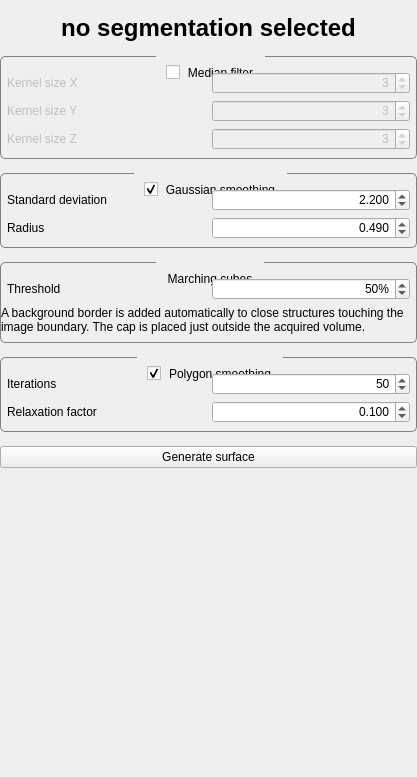
<?xml version="1.0" encoding="UTF-8"?>
<ui version="4.0">
 <class>Voxel2MeshViewControls</class>
 <widget class="QWidget" name="Voxel2MeshViewControls">
  <property name="geometry">
   <rect>
    <x>0</x>
    <y>0</y>
    <width>417</width>
    <height>777</height>
   </rect>
  </property>
  <property name="minimumSize">
   <size>
    <width>0</width>
    <height>0</height>
   </size>
  </property>
  <property name="windowTitle">
   <string>QmitkTemplate</string>
  </property>
  <property name="styleSheet">
   <string notr="true">QGroupBox {
	border-width: 1px; 
	border-style: solid; 
	border-color: grey;
	border-radius: 5px;
	margin-top: 2.5ex;
}


QGroupBox::title {
	subcontrol-origin: margin;
	subcontrol-position: top center;
	padding: 10px 10px;
}

QScrollArea{
	border: 0;
	margin:0;
	padding:0;
}

[mandatoryField=true]{
	background-color: rgb(255, 150, 150);
}

[warningField=true]{
	background-color: rgb(255, 204, 0);
}

[errorField=true]{
	background-color: rgb(255, 150, 150);
}</string>
  </property>
  <layout class="QVBoxLayout" name="verticalLayout">
   <property name="margin">
    <number>0</number>
   </property>
   <item>
    <widget class="QWidget" name="container" native="true">
     <layout class="QVBoxLayout" name="verticalLayout_6">
      <property name="margin">
       <number>0</number>
      </property>
      <item>
       <widget class="QScrollArea" name="scrollArea">
        <property name="widgetResizable">
         <bool>true</bool>
        </property>
        <widget class="QWidget" name="scrollAreaWidgetContents">
         <property name="geometry">
          <rect>
           <x>0</x>
           <y>0</y>
           <width>417</width>
           <height>777</height>
          </rect>
         </property>
         <layout class="QVBoxLayout" name="verticalLayout_3">
          <property name="margin">
           <number>0</number>
          </property>
          <item>
           <layout class="QVBoxLayout" name="verticalLayout_2">
            <property name="spacing">
             <number>14</number>
            </property>
            <item>
             <widget class="QWidget" name="widget_2" native="true">
              <layout class="QVBoxLayout" name="verticalLayout_5">
               <property name="spacing">
                <number>3</number>
               </property>
               <property name="margin">
                <number>0</number>
               </property>
              </layout>
             </widget>
            </item>
            <item>
             <widget class="QLabel" name="selectedImages">
              <property name="sizePolicy">
               <sizepolicy hsizetype="Expanding" vsizetype="Minimum">
                <horstretch>0</horstretch>
                <verstretch>0</verstretch>
               </sizepolicy>
              </property>
              <property name="minimumSize">
               <size>
                <width>0</width>
                <height>0</height>
               </size>
              </property>
              <property name="font">
               <font>
                <pointsize>18</pointsize>
                <weight>75</weight>
                <bold>true</bold>
               </font>
              </property>
              <property name="layoutDirection">
               <enum>Qt::LeftToRight</enum>
              </property>
              <property name="text">
               <string>no segmentation selected</string>
              </property>
              <property name="scaledContents">
               <bool>true</bool>
              </property>
              <property name="alignment">
               <set>Qt::AlignCenter</set>
              </property>
              <property name="wordWrap">
               <bool>true</bool>
              </property>
             </widget>
            </item>
            <item>
             <widget class="QGroupBox" name="medianGroup">
              <property name="title">
               <string>Median filter</string>
              </property>
              <property name="checkable">
               <bool>true</bool>
              </property>
              <property name="checked">
               <bool>false</bool>
              </property>
              <layout class="QVBoxLayout" name="verticalLayout_7">
               <property name="spacing">
                <number>-1</number>
               </property>
               <property name="leftMargin">
                <number>0</number>
               </property>
               <property name="topMargin">
                <number>15</number>
               </property>
               <property name="rightMargin">
                <number>0</number>
               </property>
               <property name="bottomMargin">
                <number>8</number>
               </property>
               <item>
                <widget class="QWidget" name="iterationWidget_2" native="true">
                 <property name="toolTip">
                  <string/>
                 </property>
                 <layout class="QHBoxLayout" name="horizontalLayout_3" stretch="1,1">
                  <property name="leftMargin">
                   <number>6</number>
                  </property>
                  <property name="topMargin">
                   <number>0</number>
                  </property>
                  <property name="rightMargin">
                   <number>6</number>
                  </property>
                  <property name="bottomMargin">
                   <number>0</number>
                  </property>
                  <item>
                   <widget class="QLabel" name="label_4">
                    <property name="text">
                     <string>Kernel size X</string>
                    </property>
                   </widget>
                  </item>
                  <item>
                   <widget class="QSpinBox" name="kernelXSpinBox">
                    <property name="alignment">
                     <set>Qt::AlignRight|Qt::AlignTrailing|Qt::AlignVCenter</set>
                    </property>
                    <property name="minimum">
                     <number>1</number>
                    </property>
                    <property name="maximum">
                     <number>1000</number>
                    </property>
                    <property name="value">
                     <number>3</number>
                    </property>
                   </widget>
                  </item>
                 </layout>
                </widget>
               </item>
               <item>
                <widget class="QWidget" name="relaxationWidget_2" native="true">
                 <property name="toolTip">
                  <string/>
                 </property>
                 <layout class="QHBoxLayout" name="horizontalLayout_6" stretch="1,1">
                  <property name="leftMargin">
                   <number>6</number>
                  </property>
                  <property name="topMargin">
                   <number>0</number>
                  </property>
                  <property name="rightMargin">
                   <number>6</number>
                  </property>
                  <property name="bottomMargin">
                   <number>0</number>
                  </property>
                  <item>
                   <widget class="QLabel" name="label_7">
                    <property name="text">
                     <string>Kernel size Y</string>
                    </property>
                   </widget>
                  </item>
                  <item>
                   <widget class="QSpinBox" name="kernelYSpinBox">
                    <property name="alignment">
                     <set>Qt::AlignRight|Qt::AlignTrailing|Qt::AlignVCenter</set>
                    </property>
                    <property name="minimum">
                     <number>1</number>
                    </property>
                    <property name="maximum">
                     <number>1000</number>
                    </property>
                    <property name="value">
                     <number>3</number>
                    </property>
                   </widget>
                  </item>
                 </layout>
                </widget>
               </item>
               <item>
                <widget class="QWidget" name="reductionWidget_2" native="true">
                 <property name="toolTip">
                  <string/>
                 </property>
                 <layout class="QHBoxLayout" name="horizontalLayout_7" stretch="1,1">
                  <property name="leftMargin">
                   <number>6</number>
                  </property>
                  <property name="topMargin">
                   <number>0</number>
                  </property>
                  <property name="rightMargin">
                   <number>6</number>
                  </property>
                  <property name="bottomMargin">
                   <number>0</number>
                  </property>
                  <item>
                   <widget class="QLabel" name="label_8">
                    <property name="text">
                     <string>Kernel size Z</string>
                    </property>
                   </widget>
                  </item>
                  <item>
                   <widget class="QSpinBox" name="kernelZSpinBox">
                    <property name="alignment">
                     <set>Qt::AlignRight|Qt::AlignTrailing|Qt::AlignVCenter</set>
                    </property>
                    <property name="minimum">
                     <number>1</number>
                    </property>
                    <property name="maximum">
                     <number>1000</number>
                    </property>
                    <property name="value">
                     <number>3</number>
                    </property>
                   </widget>
                  </item>
                 </layout>
                </widget>
               </item>
              </layout>
             </widget>
            </item>
            <item>
             <widget class="QGroupBox" name="gaussGroup">
              <property name="enabled">
               <bool>true</bool>
              </property>
              <property name="title">
               <string>Gaussian smoothing</string>
              </property>
              <property name="checkable">
               <bool>true</bool>
              </property>
              <layout class="QVBoxLayout" name="verticalLayout_4">
               <property name="spacing">
                <number>-1</number>
               </property>
               <property name="leftMargin">
                <number>0</number>
               </property>
               <property name="topMargin">
                <number>15</number>
               </property>
               <property name="rightMargin">
                <number>0</number>
               </property>
               <property name="bottomMargin">
                <number>8</number>
               </property>
               <item>
                <widget class="QWidget" name="iterationWidget_5" native="true">
                 <property name="toolTip">
                  <string>&lt;html&gt;&lt;head/&gt;&lt;body&gt;&lt;p&gt;Standard deviation in pixel units.&lt;/p&gt;&lt;/body&gt;&lt;/html&gt;</string>
                 </property>
                 <layout class="QHBoxLayout" name="horizontalLayout_4" stretch="1,1">
                  <property name="leftMargin">
                   <number>6</number>
                  </property>
                  <property name="topMargin">
                   <number>0</number>
                  </property>
                  <property name="rightMargin">
                   <number>6</number>
                  </property>
                  <property name="bottomMargin">
                   <number>0</number>
                  </property>
                  <item>
                   <widget class="QLabel" name="label_5">
                    <property name="text">
                     <string>Standard deviation</string>
                    </property>
                   </widget>
                  </item>
                  <item>
                   <widget class="QDoubleSpinBox" name="deviationSpinBox">
                    <property name="alignment">
                     <set>Qt::AlignRight|Qt::AlignTrailing|Qt::AlignVCenter</set>
                    </property>
                    <property name="decimals">
                     <number>3</number>
                    </property>
                    <property name="maximum">
                     <double>1000.000000000000000</double>
                    </property>
                    <property name="singleStep">
                     <double>0.050000000000000</double>
                    </property>
                    <property name="value">
                     <double>2.200000000000000</double>
                    </property>
                   </widget>
                  </item>
                 </layout>
                </widget>
               </item>
               <item>
                <widget class="QWidget" name="iterationWidget_6" native="true">
                 <property name="toolTip">
                  <string>&lt;html&gt;&lt;head/&gt;&lt;body&gt;&lt;p&gt;Determine how far out in physical units [mm] the gaussian kernel will go before being clamped to zero. If you increase this value, you'll have to adjust the threshold to prevent a dilated result. The MITK default is 0.49 while ITK-SNAP uses 1.50.&lt;/p&gt;&lt;/body&gt;&lt;/html&gt;</string>
                 </property>
                 <layout class="QHBoxLayout" name="horizontalLayout_13" stretch="1,1">
                  <property name="leftMargin">
                   <number>6</number>
                  </property>
                  <property name="topMargin">
                   <number>0</number>
                  </property>
                  <property name="rightMargin">
                   <number>6</number>
                  </property>
                  <property name="bottomMargin">
                   <number>0</number>
                  </property>
                  <item>
                   <widget class="QLabel" name="label_14">
                    <property name="text">
                     <string>Radius</string>
                    </property>
                   </widget>
                  </item>
                  <item>
                   <widget class="QDoubleSpinBox" name="radiusSpinBox">
                    <property name="alignment">
                     <set>Qt::AlignRight|Qt::AlignTrailing|Qt::AlignVCenter</set>
                    </property>
                    <property name="decimals">
                     <number>3</number>
                    </property>
                    <property name="maximum">
                     <double>1000.000000000000000</double>
                    </property>
                    <property name="singleStep">
                     <double>0.010000000000000</double>
                    </property>
                    <property name="value">
                     <double>0.490000000000000</double>
                    </property>
                   </widget>
                  </item>
                 </layout>
                </widget>
               </item>
              </layout>
             </widget>
            </item>
            <item>
             <widget class="QGroupBox" name="marchingGroup">
              <property name="enabled">
               <bool>true</bool>
              </property>
             <property name="toolTip">
               <string>&lt;html&gt;&lt;head/&gt;&lt;body&gt;&lt;p&gt;A zero-valued exterior voxel border is added automatically. This closes structures that meet an image boundary by placing a cap immediately outside the acquired volume.&lt;/p&gt;&lt;/body&gt;&lt;/html&gt;</string>
              </property>
              <property name="title">
               <string>Marching cubes</string>
              </property>
              <property name="checkable">
               <bool>false</bool>
              </property>
              <layout class="QVBoxLayout" name="verticalLayout_10">
               <property name="spacing">
                <number>-1</number>
               </property>
               <property name="leftMargin">
                <number>0</number>
               </property>
               <property name="topMargin">
                <number>15</number>
               </property>
               <property name="rightMargin">
                <number>0</number>
               </property>
               <property name="bottomMargin">
                <number>8</number>
               </property>
               <item>
                <widget class="QWidget" name="iterationWidget_7" native="true">
                 <property name="toolTip">
                  <string>&lt;html&gt;&lt;head/&gt;&lt;body&gt;&lt;p&gt;In percent of the maximum intensity. All intensity values &amp;gt;= threshold will be included in the generated mesh. Remember that this is applied after the gaussian / median filtering. A good base value to start from is label intensity / 2.&lt;/p&gt;&lt;/body&gt;&lt;/html&gt;</string>
                 </property>
                 <layout class="QHBoxLayout" name="horizontalLayout_14" stretch="1,1">
                  <property name="leftMargin">
                   <number>6</number>
                  </property>
                  <property name="topMargin">
                   <number>0</number>
                  </property>
                  <property name="rightMargin">
                   <number>6</number>
                  </property>
                  <property name="bottomMargin">
                   <number>0</number>
                  </property>
                  <item>
                   <widget class="QLabel" name="label_15">
                    <property name="text">
                     <string>Threshold</string>
                    </property>
                   </widget>
                  </item>
                  <item>
                   <widget class="QDoubleSpinBox" name="thresholdSpinBox">
                    <property name="alignment">
                     <set>Qt::AlignRight|Qt::AlignTrailing|Qt::AlignVCenter</set>
                    </property>
                    <property name="suffix">
                     <string>%</string>
                    </property>
                    <property name="decimals">
                     <number>0</number>
                    </property>
                    <property name="maximum">
                     <double>100.000000000000000</double>
                    </property>
                    <property name="value">
                     <double>50.000000000000000</double>
                    </property>
                   </widget>
                  </item>
                 </layout>
                </widget>
               </item>
               <item>
                <widget class="QLabel" name="boundaryClosureLabel">
                 <property name="toolTip">
                  <string>A zero-valued exterior voxel border is added automatically. This closes structures that meet an image boundary by placing a cap immediately outside the acquired volume.</string>
                 </property>
                 <property name="text">
                  <string>A background border is added automatically to close structures touching the image boundary. The cap is placed just outside the acquired volume.</string>
                 </property>
                 <property name="wordWrap">
                  <bool>true</bool>
                 </property>
                </widget>
               </item>
              </layout>
             </widget>
            </item>
            <item>
             <widget class="QGroupBox" name="smoothingGroup">
              <property name="title">
               <string>Polygon smoothing</string>
              </property>
              <property name="checkable">
               <bool>true</bool>
              </property>
              <property name="checked">
               <bool>true</bool>
              </property>
              <layout class="QVBoxLayout" name="verticalLayout_11">
               <property name="spacing">
                <number>-1</number>
               </property>
               <property name="leftMargin">
                <number>0</number>
               </property>
               <property name="topMargin">
                <number>15</number>
               </property>
               <property name="rightMargin">
                <number>0</number>
               </property>
               <property name="bottomMargin">
                <number>8</number>
               </property>
               <item>
                <widget class="QWidget" name="iterationWidget_4" native="true">
                 <property name="toolTip">
                  <string>&lt;html&gt;&lt;head/&gt;&lt;body&gt;&lt;p&gt;Set the number of iterations for the laplacian filter in vtkSmoothPolydataFilter. Higher numbers result in a more smoothed mesh. The VTK documentation recommends small relaxation factors and large numbers of iterations.&lt;/p&gt;&lt;/body&gt;&lt;/html&gt;</string>
                 </property>
                 <layout class="QHBoxLayout" name="horizontalLayout_11" stretch="1,1">
                  <property name="leftMargin">
                   <number>6</number>
                  </property>
                  <property name="topMargin">
                   <number>0</number>
                  </property>
                  <property name="rightMargin">
                   <number>6</number>
                  </property>
                  <property name="bottomMargin">
                   <number>0</number>
                  </property>
                  <item>
                   <widget class="QLabel" name="label_12">
                    <property name="text">
                     <string>Iterations</string>
                    </property>
                   </widget>
                  </item>
                  <item>
                   <widget class="QSpinBox" name="iterationSpinBox">
                    <property name="alignment">
                     <set>Qt::AlignRight|Qt::AlignTrailing|Qt::AlignVCenter</set>
                    </property>
                    <property name="minimum">
                     <number>1</number>
                    </property>
                    <property name="maximum">
                     <number>1000000</number>
                    </property>
                    <property name="value">
                     <number>50</number>
                    </property>
                   </widget>
                  </item>
                 </layout>
                </widget>
               </item>
               <item>
                <widget class="QWidget" name="relaxationWidget_4" native="true">
                 <property name="toolTip">
                  <string>&lt;html&gt;&lt;head/&gt;&lt;body&gt;&lt;p&gt;Specify the relaxation factor for Laplacian smoothing. The VTK documentation recommends small relaxation factors and large numbers of iterations.&lt;/p&gt;&lt;/body&gt;&lt;/html&gt;</string>
                 </property>
                 <layout class="QHBoxLayout" name="horizontalLayout_12" stretch="1,1">
                  <property name="leftMargin">
                   <number>6</number>
                  </property>
                  <property name="topMargin">
                   <number>0</number>
                  </property>
                  <property name="rightMargin">
                   <number>6</number>
                  </property>
                  <property name="bottomMargin">
                   <number>0</number>
                  </property>
                  <item>
                   <widget class="QLabel" name="label_13">
                    <property name="text">
                     <string>Relaxation factor</string>
                    </property>
                   </widget>
                  </item>
                  <item>
                   <widget class="QDoubleSpinBox" name="relaxationSpinBox">
                    <property name="alignment">
                     <set>Qt::AlignRight|Qt::AlignTrailing|Qt::AlignVCenter</set>
                    </property>
                    <property name="decimals">
                     <number>3</number>
                    </property>
                    <property name="singleStep">
                     <double>0.100000000000000</double>
                    </property>
                    <property name="value">
                     <double>0.100000000000000</double>
                    </property>
                   </widget>
                  </item>
                 </layout>
                </widget>
               </item>
              </layout>
             </widget>
            </item>
            <item>
             <widget class="QPushButton" name="generateSurfaceButton">
              <property name="text">
               <string>Generate surface</string>
              </property>
             </widget>
            </item>
            <item>
             <spacer name="verticalSpacer">
              <property name="orientation">
               <enum>Qt::Vertical</enum>
              </property>
              <property name="sizeHint" stdset="0">
               <size>
                <width>20</width>
                <height>40</height>
               </size>
              </property>
             </spacer>
            </item>
           </layout>
          </item>
         </layout>
        </widget>
       </widget>
      </item>
     </layout>
    </widget>
   </item>
  </layout>
 </widget>
 <layoutdefault spacing="6" margin="11"/>
 <resources/>
 <connections/>
</ui>
